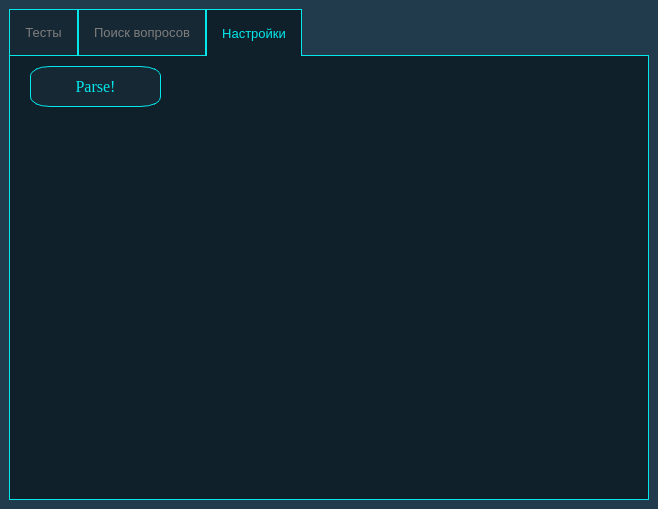
<?xml version="1.0" encoding="UTF-8"?>
<ui version="4.0">
 <class>MainWindow</class>
 <widget class="QMainWindow" name="MainWindow">
  <property name="geometry">
   <rect>
    <x>0</x>
    <y>0</y>
    <width>658</width>
    <height>509</height>
   </rect>
  </property>
  <property name="font">
   <font>
    <pointsize>11</pointsize>
   </font>
  </property>
  <property name="windowTitle">
   <string>MainWindow</string>
  </property>
  <property name="autoFillBackground">
   <bool>false</bool>
  </property>
  <property name="styleSheet">
   <string notr="true">QMainWindow{
	background-color: rgb(33, 59, 76)
}</string>
  </property>
  <widget class="QWidget" name="centralwidget">
   <layout class="QGridLayout" name="gridLayout_3">
    <item row="0" column="0">
     <widget class="QTabWidget" name="tabWidget">
      <property name="enabled">
       <bool>true</bool>
      </property>
      <property name="font">
       <font>
        <pointsize>10</pointsize>
       </font>
      </property>
      <property name="cursor">
       <cursorShape>ArrowCursor</cursorShape>
      </property>
      <property name="styleSheet">
       <string notr="true">QTabWidget::pane {
  border: 1px solid rgb(4, 232, 236);
  top:-1px; 
  background: rgb(15, 32, 42); 
} 

QTabBar::tab {
  color: rgb(125, 125, 125); 
  background: rgb(22, 40, 52);
  border: 1px solid rgb(4, 232, 236); 
  padding: 15px;
} 

QTabBar::tab:selected { 
  color: rgb(4, 232, 236);
  background: rgb(15, 32, 42); 
  margin-bottom: -1px; 
}</string>
      </property>
      <property name="tabPosition">
       <enum>QTabWidget::North</enum>
      </property>
      <property name="tabShape">
       <enum>QTabWidget::Rounded</enum>
      </property>
      <property name="currentIndex">
       <number>2</number>
      </property>
      <property name="iconSize">
       <size>
        <width>16</width>
        <height>16</height>
       </size>
      </property>
      <property name="elideMode">
       <enum>Qt::ElideNone</enum>
      </property>
      <property name="documentMode">
       <bool>false</bool>
      </property>
      <property name="movable">
       <bool>false</bool>
      </property>
      <property name="tabBarAutoHide">
       <bool>false</bool>
      </property>
      <widget class="QWidget" name="tab">
       <attribute name="title">
        <string>Тесты</string>
       </attribute>
      </widget>
      <widget class="QWidget" name="tab_2">
       <attribute name="title">
        <string>Поиск вопросов</string>
       </attribute>
       <layout class="QGridLayout" name="gridLayout_2">
        <item row="5" column="0">
         <widget class="QPushButton" name="pushButton_2">
          <property name="cursor">
           <cursorShape>PointingHandCursor</cursorShape>
          </property>
          <property name="styleSheet">
           <string notr="true">QPushButton{
	background-color: rgb(15, 32, 42);
}</string>
          </property>
          <property name="text">
           <string/>
          </property>
          <property name="icon">
           <iconset resource="rsrc.qrc">
            <normaloff>:/icons/images/arrowPrev.png</normaloff>:/icons/images/arrowPrev.png</iconset>
          </property>
          <property name="iconSize">
           <size>
            <width>30</width>
            <height>30</height>
           </size>
          </property>
         </widget>
        </item>
        <item row="3" column="0" colspan="4">
         <widget class="QFrame" name="frame">
          <property name="enabled">
           <bool>true</bool>
          </property>
          <property name="autoFillBackground">
           <bool>false</bool>
          </property>
          <property name="styleSheet">
           <string notr="true">QFrame{
	
	border: 3px double rgb(4, 232, 236);
	background-color: rgb(15, 32, 42);
}</string>
          </property>
          <property name="frameShape">
           <enum>QFrame::Box</enum>
          </property>
          <property name="frameShadow">
           <enum>QFrame::Raised</enum>
          </property>
          <property name="lineWidth">
           <number>3</number>
          </property>
          <layout class="QGridLayout" name="gridLayout">
           <item row="1" column="1" colspan="2">
            <widget class="QLineEdit" name="lineEdit">
             <property name="styleSheet">
              <string notr="true">QLineEdit{
	border: 1px solid rgb(33, 59, 76);
	font: 10pt &quot;Times New Roman&quot;;
	color: rgb(255, 255, 255);
	background-color: rgb(33, 59, 76);
}</string>
             </property>
             <property name="text">
              <string>E. Великий круглий м'яз*</string>
             </property>
            </widget>
           </item>
           <item row="0" column="0" colspan="3">
            <widget class="QTextBrowser" name="textBrowser">
             <property name="autoFillBackground">
              <bool>false</bool>
             </property>
             <property name="styleSheet">
              <string notr="true">QTextBrowser{	
	font: 12pt &quot;Times New Roman&quot;;
	color: rgb(4, 232, 236);
	background-color: rgb(15, 32, 42);
	border: 1px solid rgb(15, 32, 42)
}</string>
             </property>
             <property name="html">
              <string>&lt;!DOCTYPE HTML PUBLIC &quot;-//W3C//DTD HTML 4.0//EN&quot; &quot;http://www.w3.org/TR/REC-html40/strict.dtd&quot;&gt;
&lt;html&gt;&lt;head&gt;&lt;meta name=&quot;qrichtext&quot; content=&quot;1&quot; /&gt;&lt;style type=&quot;text/css&quot;&gt;
p, li { white-space: pre-wrap; }
&lt;/style&gt;&lt;/head&gt;&lt;body style=&quot; font-family:'Times New Roman'; font-size:12pt; font-weight:400; font-style:normal;&quot;&gt;
&lt;p style=&quot; margin-top:0px; margin-bottom:0px; margin-left:0px; margin-right:0px; -qt-block-indent:0; text-indent:0px;&quot;&gt;&lt;span style=&quot; font-family:'MS Shell Dlg 2'; color:#04e8ec;&quot;&gt;Який з вказаних м'язів здійснює поворот плеча до середини, приведення його до тулуба і частково розгинає?&lt;/span&gt;&lt;/p&gt;&lt;/body&gt;&lt;/html&gt;</string>
             </property>
            </widget>
           </item>
          </layout>
         </widget>
        </item>
        <item row="2" column="0">
         <spacer name="verticalSpacer">
          <property name="orientation">
           <enum>Qt::Vertical</enum>
          </property>
          <property name="sizeHint" stdset="0">
           <size>
            <width>20</width>
            <height>40</height>
           </size>
          </property>
         </spacer>
        </item>
        <item row="1" column="0">
         <widget class="QPushButton" name="pushButton">
          <property name="font">
           <font>
            <family>Times New Roman</family>
            <pointsize>12</pointsize>
            <italic>false</italic>
            <kerning>true</kerning>
           </font>
          </property>
          <property name="cursor">
           <cursorShape>PointingHandCursor</cursorShape>
          </property>
          <property name="styleSheet">
           <string notr="true">QPushButton{	
	color: rgb(4, 232, 236);
	background-color: rgb(22, 40, 52);
	border: 1px solid rgb(4, 232, 236);
	padding: 6px;
	border-radius: 20px 10px;
}

QPushButton:pressed{
	color: red;
	border: 1px solid red;
	border-radius: 20px 10px;
}</string>
          </property>
          <property name="text">
           <string>Найти</string>
          </property>
         </widget>
        </item>
        <item row="4" column="0">
         <spacer name="verticalSpacer_2">
          <property name="orientation">
           <enum>Qt::Vertical</enum>
          </property>
          <property name="sizeHint" stdset="0">
           <size>
            <width>20</width>
            <height>40</height>
           </size>
          </property>
         </spacer>
        </item>
        <item row="0" column="0" colspan="4">
         <widget class="QLineEdit" name="lineEdit_2">
          <property name="styleSheet">
           <string notr="true">QLineEdit{
	gridline-color: rgb(4, 232, 236);
	border: 1px solid rgb(33, 59, 76);	
	background-color: rgb(33, 59, 76);	
	color: rgb(255, 255, 255);	
	selection-background-color: rgb(255, 255, 255);	
	selection-color: rgb(0, 0, 0);	
	font: 75 12pt &quot;Times New Roman&quot;;
	padding: 6px;
}</string>
          </property>
          <property name="placeholderText">
           <string>Ключевое слово или вопрос</string>
          </property>
         </widget>
        </item>
        <item row="5" column="3">
         <widget class="QPushButton" name="pushButton_3">
          <property name="cursor">
           <cursorShape>PointingHandCursor</cursorShape>
          </property>
          <property name="styleSheet">
           <string notr="true">QPushButton{
	
	background-color: rgb(15, 32, 42);
}</string>
          </property>
          <property name="text">
           <string/>
          </property>
          <property name="icon">
           <iconset resource="rsrc.qrc">
            <normaloff>:/icons/images/arrowNext.png</normaloff>:/icons/images/arrowNext.png</iconset>
          </property>
          <property name="iconSize">
           <size>
            <width>30</width>
            <height>30</height>
           </size>
          </property>
         </widget>
        </item>
        <item row="4" column="3">
         <spacer name="verticalSpacer_3">
          <property name="orientation">
           <enum>Qt::Vertical</enum>
          </property>
          <property name="sizeHint" stdset="0">
           <size>
            <width>20</width>
            <height>40</height>
           </size>
          </property>
         </spacer>
        </item>
        <item row="5" column="1" colspan="2">
         <widget class="QLabel" name="label_2">
          <property name="styleSheet">
           <string notr="true">QLabel{
	color: rgb(255, 255, 255);
	
	
	font: italic 24pt &quot;Times New Roman&quot;;
}
</string>
          </property>
          <property name="text">
           <string>1/1704</string>
          </property>
          <property name="alignment">
           <set>Qt::AlignCenter</set>
          </property>
         </widget>
        </item>
        <item row="1" column="1">
         <widget class="QPushButton" name="pushButton_4">
          <property name="cursor">
           <cursorShape>PointingHandCursor</cursorShape>
          </property>
          <property name="styleSheet">
           <string notr="true">QPushButton{	
	color: rgb(4, 232, 236);
	background-color: rgb(22, 40, 52);
	border: 1px solid rgb(4, 232, 236);
	padding: 6px;
	border-radius: 20px 10px;
	
	font: 12pt &quot;Times New Roman&quot;;
}

QPushButton:pressed{
	color: red;
	border: 1px solid red;
	border-radius: 20px 10px;
	font: 12pt &quot;Times New Roman&quot;;
}</string>
          </property>
          <property name="text">
           <string>Задать тему</string>
          </property>
         </widget>
        </item>
       </layout>
      </widget>
      <widget class="QWidget" name="tab_3">
       <attribute name="title">
        <string>Настройки</string>
       </attribute>
       <widget class="QPushButton" name="pushButton_5">
        <property name="geometry">
         <rect>
          <x>20</x>
          <y>10</y>
          <width>131</width>
          <height>41</height>
         </rect>
        </property>
        <property name="font">
         <font>
          <family>Times New Roman</family>
          <pointsize>12</pointsize>
         </font>
        </property>
        <property name="styleSheet">
         <string notr="true">QPushButton{	
	color: rgb(4, 232, 236);
	background-color: rgb(22, 40, 52);
	border: 1px solid rgb(4, 232, 236);
	padding: 6px;
	border-radius: 20px 10px;
}

QPushButton:pressed{
	color: red;
	border: 1px solid red;
	border-radius: 20px 10px;
}</string>
        </property>
        <property name="text">
         <string>Parse!</string>
        </property>
       </widget>
      </widget>
     </widget>
    </item>
   </layout>
  </widget>
 </widget>
 <resources>
  <include location="rsrc.qrc"/>
 </resources>
 <connections/>
</ui>
